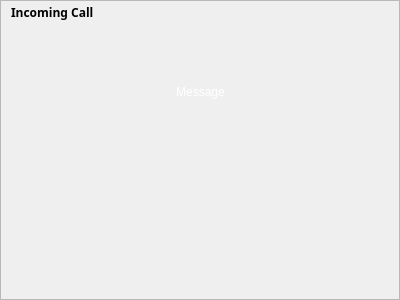
<ui version="4.0" >
 <author></author>
 <comment></comment>
 <exportmacro></exportmacro>
 <class>CallToaster</class>
 <widget class="QWidget" name="CallToaster" >
  <property name="geometry" >
   <rect>
    <x>0</x>
    <y>0</y>
    <width>400</width>
    <height>300</height>
   </rect>
  </property>
  <layout class="QGridLayout" >
   <property name="margin" >
    <number>0</number>
   </property>
   <property name="spacing" >
    <number>0</number>
   </property>
   <item row="0" column="0" >
    <widget class="QFrame" name="windowFrame" >
     <property name="frameShape" >
      <enum>QFrame::StyledPanel</enum>
     </property>
     <property name="frameShadow" >
      <enum>QFrame::Raised</enum>
     </property>
     <layout class="QGridLayout" >
      <property name="margin" >
       <number>0</number>
      </property>
      <property name="spacing" >
       <number>0</number>
      </property>
      <item row="2" column="0" >
       <layout class="QGridLayout" >
        <property name="margin" >
         <number>6</number>
        </property>
        <property name="spacing" >
         <number>0</number>
        </property>
        <item row="0" column="0" >
         <spacer>
          <property name="orientation" >
           <enum>Qt::Horizontal</enum>
          </property>
          <property name="sizeHint" >
           <size>
            <width>40</width>
            <height>20</height>
           </size>
          </property>
         </spacer>
        </item>
        <item row="0" column="3" >
         <widget class="WengoStyleLabel" name="pickUpButton" >
          <property name="frameShape" >
           <enum>QFrame::NoFrame</enum>
          </property>
          <property name="pixmap" >
           <pixmap resource="../wengophone.qrc" >:/pics/toaster/pickup.png</pixmap>
          </property>
         </widget>
        </item>
        <item row="0" column="2" >
         <widget class="WengoStyleLabel" name="hangUpButton" >
          <property name="frameShape" >
           <enum>QFrame::NoFrame</enum>
          </property>
          <property name="pixmap" >
           <pixmap resource="../wengophone.qrc" >:/pics/toaster/hangup.png</pixmap>
          </property>
         </widget>
        </item>
        <item row="0" column="1" >
         <widget class="QLabel" name="pixmapLabel" >
          <property name="alignment" >
           <set>Qt::AlignCenter</set>
          </property>
         </widget>
        </item>
        <item row="0" column="4" >
         <spacer>
          <property name="orientation" >
           <enum>Qt::Horizontal</enum>
          </property>
          <property name="sizeHint" >
           <size>
            <width>40</width>
            <height>20</height>
           </size>
          </property>
         </spacer>
        </item>
       </layout>
      </item>
      <item row="0" column="0" >
       <layout class="QHBoxLayout" >
        <property name="margin" >
         <number>0</number>
        </property>
        <property name="spacing" >
         <number>0</number>
        </property>
        <item>
         <widget class="QLabel" name="titleLabel" >
          <property name="font" >
           <font>
            <family>Sans Serif</family>
            <pointsize>9</pointsize>
            <weight>75</weight>
            <italic>false</italic>
            <bold>true</bold>
            <underline>false</underline>
            <strikeout>false</strikeout>
           </font>
          </property>
          <property name="text" >
           <string>Incoming Call</string>
          </property>
          <property name="indent" >
           <number>10</number>
          </property>
         </widget>
        </item>
        <item>
         <spacer>
          <property name="orientation" >
           <enum>Qt::Horizontal</enum>
          </property>
          <property name="sizeHint" >
           <size>
            <width>40</width>
            <height>20</height>
           </size>
          </property>
         </spacer>
        </item>
        <item>
         <widget class="QToolButton" name="closeButton" >
          <property name="sizePolicy" >
           <sizepolicy>
            <hsizetype>0</hsizetype>
            <vsizetype>0</vsizetype>
            <horstretch>0</horstretch>
            <verstretch>0</verstretch>
           </sizepolicy>
          </property>
          <property name="minimumSize" >
           <size>
            <width>22</width>
            <height>22</height>
           </size>
          </property>
          <property name="maximumSize" >
           <size>
            <width>22</width>
            <height>22</height>
           </size>
          </property>
          <property name="icon" >
           <iconset resource="../wengophone.qrc" >:/pics/close_normal.png</iconset>
          </property>
          <property name="autoRaise" >
           <bool>true</bool>
          </property>
         </widget>
        </item>
       </layout>
      </item>
      <item row="1" column="0" >
       <layout class="QGridLayout" >
        <property name="margin" >
         <number>0</number>
        </property>
        <property name="spacing" >
         <number>0</number>
        </property>
        <item row="0" column="2" >
         <spacer>
          <property name="orientation" >
           <enum>Qt::Horizontal</enum>
          </property>
          <property name="sizeHint" >
           <size>
            <width>40</width>
            <height>20</height>
           </size>
          </property>
         </spacer>
        </item>
        <item row="0" column="0" >
         <spacer>
          <property name="orientation" >
           <enum>Qt::Horizontal</enum>
          </property>
          <property name="sizeHint" >
           <size>
            <width>40</width>
            <height>20</height>
           </size>
          </property>
         </spacer>
        </item>
        <item row="0" column="1" >
         <widget class="QLabel" name="messageLabel" >
          <property name="palette" >
           <palette>
            <active>
             <color>
              <red>255</red>
              <green>255</green>
              <blue>255</blue>
             </color>
             <color>
              <red>212</red>
              <green>208</green>
              <blue>200</blue>
             </color>
             <color>
              <red>255</red>
              <green>255</green>
              <blue>255</blue>
             </color>
             <color>
              <red>234</red>
              <green>229</green>
              <blue>220</blue>
             </color>
             <color>
              <red>128</red>
              <green>128</green>
              <blue>128</blue>
             </color>
             <color>
              <red>141</red>
              <green>139</green>
              <blue>133</blue>
             </color>
             <color>
              <red>0</red>
              <green>0</green>
              <blue>0</blue>
             </color>
             <color>
              <red>255</red>
              <green>255</green>
              <blue>255</blue>
             </color>
             <color>
              <red>0</red>
              <green>0</green>
              <blue>0</blue>
             </color>
             <color>
              <red>255</red>
              <green>255</green>
              <blue>255</blue>
             </color>
             <color>
              <red>212</red>
              <green>208</green>
              <blue>200</blue>
             </color>
             <color>
              <red>64</red>
              <green>64</green>
              <blue>64</blue>
             </color>
             <color>
              <red>10</red>
              <green>36</green>
              <blue>106</blue>
             </color>
             <color>
              <red>255</red>
              <green>255</green>
              <blue>255</blue>
             </color>
             <color>
              <red>0</red>
              <green>0</green>
              <blue>255</blue>
             </color>
             <color>
              <red>255</red>
              <green>0</green>
              <blue>255</blue>
             </color>
             <color>
              <red>232</red>
              <green>232</green>
              <blue>232</blue>
             </color>
            </active>
            <inactive>
             <color>
              <red>255</red>
              <green>255</green>
              <blue>255</blue>
             </color>
             <color>
              <red>212</red>
              <green>208</green>
              <blue>200</blue>
             </color>
             <color>
              <red>255</red>
              <green>255</green>
              <blue>255</blue>
             </color>
             <color>
              <red>234</red>
              <green>229</green>
              <blue>220</blue>
             </color>
             <color>
              <red>128</red>
              <green>128</green>
              <blue>128</blue>
             </color>
             <color>
              <red>141</red>
              <green>139</green>
              <blue>133</blue>
             </color>
             <color>
              <red>0</red>
              <green>0</green>
              <blue>0</blue>
             </color>
             <color>
              <red>255</red>
              <green>255</green>
              <blue>255</blue>
             </color>
             <color>
              <red>0</red>
              <green>0</green>
              <blue>0</blue>
             </color>
             <color>
              <red>255</red>
              <green>255</green>
              <blue>255</blue>
             </color>
             <color>
              <red>212</red>
              <green>208</green>
              <blue>200</blue>
             </color>
             <color>
              <red>64</red>
              <green>64</green>
              <blue>64</blue>
             </color>
             <color>
              <red>212</red>
              <green>208</green>
              <blue>200</blue>
             </color>
             <color>
              <red>0</red>
              <green>0</green>
              <blue>0</blue>
             </color>
             <color>
              <red>0</red>
              <green>0</green>
              <blue>255</blue>
             </color>
             <color>
              <red>255</red>
              <green>0</green>
              <blue>255</blue>
             </color>
             <color>
              <red>232</red>
              <green>232</green>
              <blue>232</blue>
             </color>
            </inactive>
            <disabled>
             <color>
              <red>106</red>
              <green>104</green>
              <blue>100</blue>
             </color>
             <color>
              <red>212</red>
              <green>208</green>
              <blue>200</blue>
             </color>
             <color>
              <red>255</red>
              <green>255</green>
              <blue>255</blue>
             </color>
             <color>
              <red>233</red>
              <green>231</green>
              <blue>227</blue>
             </color>
             <color>
              <red>128</red>
              <green>128</green>
              <blue>128</blue>
             </color>
             <color>
              <red>141</red>
              <green>139</green>
              <blue>133</blue>
             </color>
             <color>
              <red>106</red>
              <green>104</green>
              <blue>100</blue>
             </color>
             <color>
              <red>255</red>
              <green>255</green>
              <blue>255</blue>
             </color>
             <color>
              <red>106</red>
              <green>104</green>
              <blue>100</blue>
             </color>
             <color>
              <red>212</red>
              <green>208</green>
              <blue>200</blue>
             </color>
             <color>
              <red>212</red>
              <green>208</green>
              <blue>200</blue>
             </color>
             <color>
              <red>0</red>
              <green>0</green>
              <blue>0</blue>
             </color>
             <color>
              <red>10</red>
              <green>36</green>
              <blue>106</blue>
             </color>
             <color>
              <red>255</red>
              <green>255</green>
              <blue>255</blue>
             </color>
             <color>
              <red>0</red>
              <green>0</green>
              <blue>255</blue>
             </color>
             <color>
              <red>255</red>
              <green>0</green>
              <blue>255</blue>
             </color>
             <color>
              <red>232</red>
              <green>232</green>
              <blue>232</blue>
             </color>
            </disabled>
           </palette>
          </property>
          <property name="text" >
           <string>Message</string>
          </property>
          <property name="alignment" >
           <set>Qt::AlignCenter</set>
          </property>
         </widget>
        </item>
       </layout>
      </item>
     </layout>
    </widget>
   </item>
  </layout>
 </widget>
 <pixmapfunction></pixmapfunction>
 <customwidgets>
  <customwidget>
   <class>WengoStyleLabel</class>
   <extends>QLabel</extends>
   <header>WengoStyleLabelProxy.h</header>
   <container>0</container>
   <pixmap></pixmap>
  </customwidget>
 </customwidgets>
 <resources>
  <include location="../wengophone.qrc" />
 </resources>
 <connections/>
</ui>
